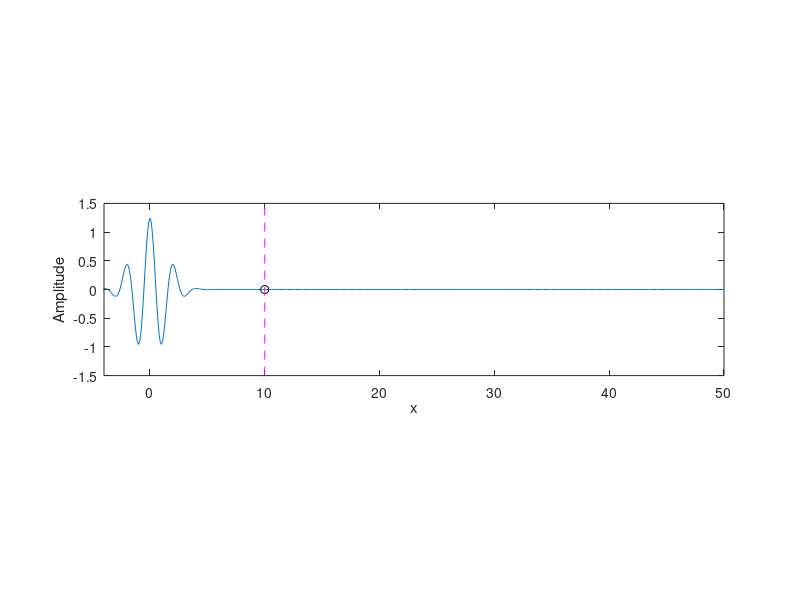

Write the MATLAB code that produced this figure. (Note: this script raises an error after producing the figure.)
% program was executed by matlab
clear;
clc;

alpha = 0.1;
x = -4:0.1:50;
time = 0:0.1:50;
f = zeros(length(time),length(x));

for i = 1:length(time)
    t = time(i);
    ampli = 0;
    for k  = 1:100
        ampli = ampli + 0.07*(exp(-(0.1*k-3).^2)+exp(-(0.1*k+3).^2)).*...
            cos(0.1*k.*x-0.1*k./sqrt(1+alpha*(0.1*k).^2).*t);    
    end
	f(i,:) = ampli;   
end

%随着时间变化，空间振动形态
figure(1)
ampli = f(1,:);
h1 = plot(x,ampli,'YDataSource','ampli');
hold on
h2 = plot(x(141),ampli(141),'ko','YDataSource','ampli(141)');
line([10,10],[-1.5,1.5],'LineStyle','--','Color','m');
xlabel('x');
ylabel('Amplitude');
xlim([-4,50]);
ylim([-1.5,1.5]);
set(gca,'DataAspectRatio',[5 1 1])
filename = 'spatialVibration.gif';
for i = 1:length(time)
    ampli = f(i,:);
    refreshdata(h1,'caller') 
    refreshdata(h2,'caller') 
	drawnow
    frame = getframe(1);
    im = frame2im(frame);
    [A,map] = rgb2ind(im,256); 
	if i == 1
		imwrite(A,map,filename,'gif','LoopCount',Inf,'DelayTime',0.00001);
	else
		imwrite(A,map,filename,'gif','WriteMode','append','DelayTime',0.00001);
    end
    %pause(0.0001)
end

%不同位置的时域图像
figure(2)
%
xPos = [0,10,20,40];
xIdx = round((xPos+4.1)/0.1);
nFFT = 2^nextpow2(length(time));
frequence = 10/2*linspace(0,1,nFFT/2+1);

subplot(4,2,1);
plot(time,f(:,xIdx(1)));
xlabel('t');
ylabel('Amplitude');
title('x = 0 处位移');
ylim([-1.5,1.5]);

subplot(4,2,2);
Y = fft(f(:,xIdx(1)),nFFT)/length(time);
plot(frequence,2*abs(Y(1:nFFT/2+1)));
xlabel('f');
ylabel('Amplitude');

subplot(4,2,3);
plot(time,f(:,xIdx(2)));
xlabel('t');
ylabel('Amplitude');
title('x = 10 处位移');
ylim([-1.5,1.5]);

subplot(4,2,4);
Y = fft(f(:,xIdx(2)),nFFT)/length(time);
plot(frequence,2*abs(Y(1:nFFT/2+1)));
xlabel('f');
ylabel('Amplitude');

subplot(4,2,5);
plot(time,f(:,xIdx(3)));
xlabel('t');
ylabel('Amplitude');
title('x = 20 处位移');
ylim([-1.5,1.5]);

subplot(4,2,6);
Y = fft(f(:,xIdx(3)),nFFT)/length(time);
plot(frequence,2*abs(Y(1:nFFT/2+1)));
xlabel('f');
ylabel('Amplitude');

subplot(4,2,7);
plot(time,f(:,xIdx(4)));
xlabel('t');
ylabel('Amplitude');
title('x = 40 处位移');
ylim([-1.5,1.5]);

subplot(4,2,8);
Y = fft(f(:,xIdx(4)),nFFT)/length(time);
plot(frequence,2*abs(Y(1:nFFT/2+1)));
xlabel('f');
ylabel('Amplitude');

%信号的频域图像
figure(3)
k = 1:100;
angFreq = 0.1*k./sqrt(1+0.1*(0.1*k).^2);
Freq = angFreq/(2*pi);
ampFreq = 0.07*(exp(-(0.1*k-3).^2)+exp(-(0.1*k+3).^2));
velFreq = 1./sqrt(1+alpha*(0.1*k).^2);
subplot(2,1,1);
bar(Freq,ampFreq);
xlabel('f');
ylabel('Amplitude');
subplot(2,1,2);
bar(Freq,velFreq);
xlabel('f');
ylabel('phase velocity');
title('α = 0.1');
% program was executed by matlab
clear;
clc;

alpha = 0.1;
x = -4:0.1:50;
time = 0:0.1:50;
f = zeros(length(time),length(x));

for i = 1:length(time)
    t = time(i);
    ampli = 0;
    for k  = 1:100
        ampli = ampli + 0.07*(exp(-(0.1*k-3).^2)+exp(-(0.1*k+3).^2)).*...
            cos(0.1*k.*x-0.1*k./sqrt(1+alpha*(0.1*k).^2).*t);    
    end
	f(i,:) = ampli;   
end

%随着时间变化，空间振动形态
figure(1)
ampli = f(1,:);
h1 = plot(x,ampli,'YDataSource','ampli');
hold on
h2 = plot(x(141),ampli(141),'ko','YDataSource','ampli(141)');
line([10,10],[-1.5,1.5],'LineStyle','--','Color','m');
xlabel('x');
ylabel('Amplitude');
xlim([-4,50]);
ylim([-1.5,1.5]);
set(gca,'DataAspectRatio',[5 1 1])
filename = 'spatialVibration.gif';
for i = 1:length(time)
    ampli = f(i,:);
    refreshdata(h1,'caller') 
    refreshdata(h2,'caller') 
	drawnow
    frame = getframe(1);
    im = frame2im(frame);
    [A,map] = rgb2ind(im,256); 
	if i == 1
		imwrite(A,map,filename,'gif','LoopCount',Inf,'DelayTime',0.00001);
	else
		imwrite(A,map,filename,'gif','WriteMode','append','DelayTime',0.00001);
    end
    %pause(0.0001)
end

%不同位置的时域图像
figure(2)
%
xPos = [0,10,20,40];
xIdx = round((xPos+4.1)/0.1);
nFFT = 2^nextpow2(length(time));
frequence = 10/2*linspace(0,1,nFFT/2+1);

subplot(4,2,1);
plot(time,f(:,xIdx(1)));
xlabel('t');
ylabel('Amplitude');
title('x = 0 处位移');
ylim([-1.5,1.5]);

subplot(4,2,2);
Y = fft(f(:,xIdx(1)),nFFT)/length(time);
plot(frequence,2*abs(Y(1:nFFT/2+1)));
xlabel('f');
ylabel('Amplitude');

subplot(4,2,3);
plot(time,f(:,xIdx(2)));
xlabel('t');
ylabel('Amplitude');
title('x = 10 处位移');
ylim([-1.5,1.5]);

subplot(4,2,4);
Y = fft(f(:,xIdx(2)),nFFT)/length(time);
plot(frequence,2*abs(Y(1:nFFT/2+1)));
xlabel('f');
ylabel('Amplitude');

subplot(4,2,5);
plot(time,f(:,xIdx(3)));
xlabel('t');
ylabel('Amplitude');
title('x = 20 处位移');
ylim([-1.5,1.5]);

subplot(4,2,6);
Y = fft(f(:,xIdx(3)),nFFT)/length(time);
plot(frequence,2*abs(Y(1:nFFT/2+1)));
xlabel('f');
ylabel('Amplitude');

subplot(4,2,7);
plot(time,f(:,xIdx(4)));
xlabel('t');
ylabel('Amplitude');
title('x = 40 处位移');
ylim([-1.5,1.5]);

subplot(4,2,8);
Y = fft(f(:,xIdx(4)),nFFT)/length(time);
plot(frequence,2*abs(Y(1:nFFT/2+1)));
xlabel('f');
ylabel('Amplitude');

%信号的频域图像
figure(3)
k = 1:100;
angFreq = 0.1*k./sqrt(1+0.1*(0.1*k).^2);
Freq = angFreq/(2*pi);
ampFreq = 0.07*(exp(-(0.1*k-3).^2)+exp(-(0.1*k+3).^2));
velFreq = 1./sqrt(1+alpha*(0.1*k).^2);
subplot(2,1,1);
bar(Freq,ampFreq);
xlabel('f');
ylabel('Amplitude');
subplot(2,1,2);
bar(Freq,velFreq);
xlabel('f');
ylabel('phase velocity');
title('α = 0.1');
